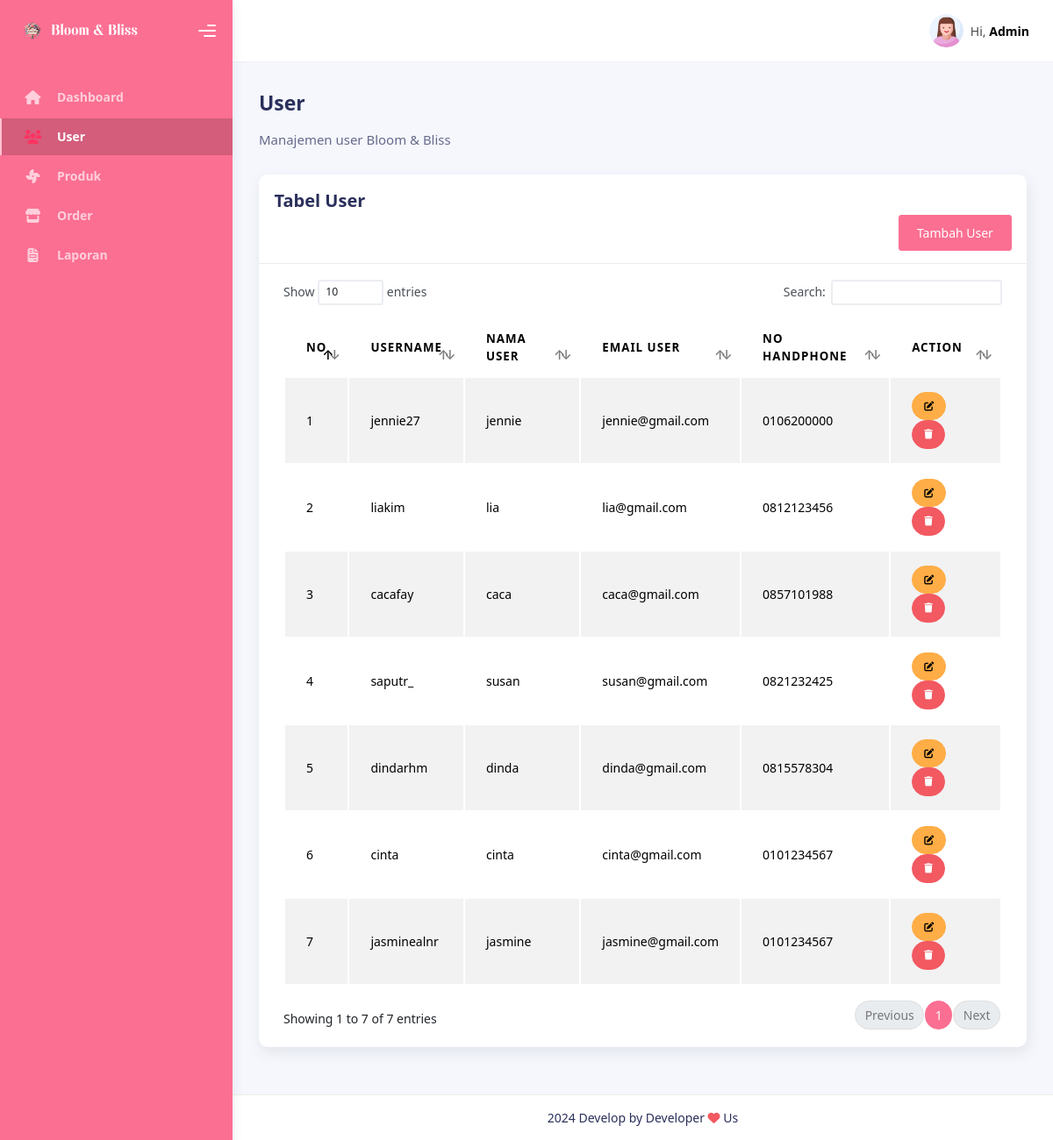
Page /admin/user.php (signed in) on the earlier database version.
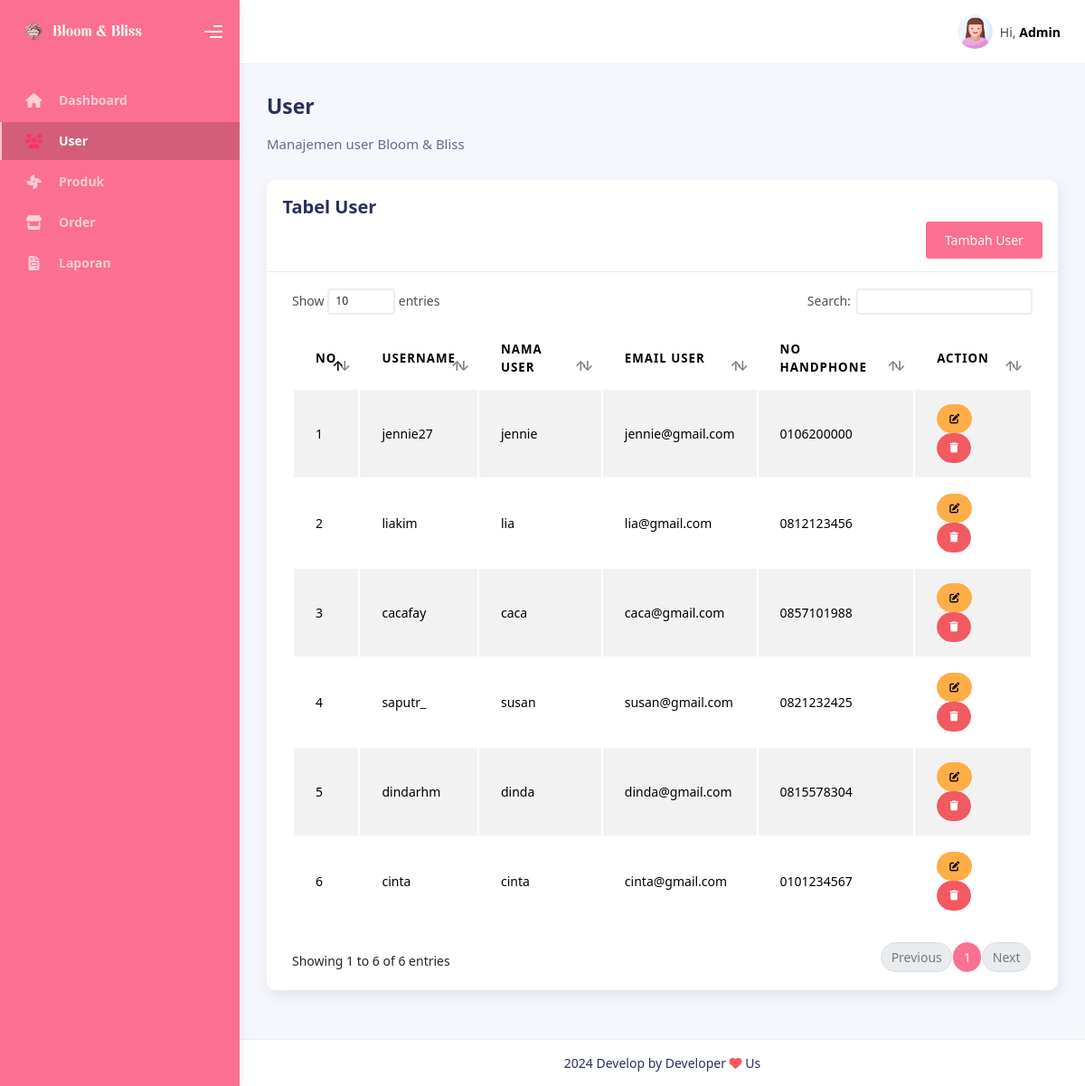
Same page on the later database version.
### tables this page shows
CREATE TABLE `tb_user` (
  `id_user` int(5) NOT NULL,
  `usn_user` varchar(20) NOT NULL,
  `nama_user` varchar(50) NOT NULL,
  `email_user` varchar(50) NOT NULL,
  `notelp_user` varchar(10) NOT NULL,
  `pw_user` varchar(256) NOT NULL
);

### admin/user.php (the view)
<?php include ("layout/header.php");?>
<div class="container">
    <div class="page-inner">
        <div class="d-flex align-items-left align-items-md-center flex-column flex-md-row pt-2 pb-4">
            <div>
                <h3 class="fw-bold mb-3">User</h3>
                <h6 class="op-7 mb-2">Manajemen user Bloom & Bliss</h6>
            </div>
        </div>
        <div class="row">
            <div class="col-md-12">
                <div class="card">
                    <div class="card-header">
                        <h4 class="card-title">Tabel User</h4>
                        <div class="d-flex justify-content-end">
                            <a href="addUserPage.php" class="btn btn-primary">Tambah User</a>
                        </div>
                    </div>
                    <div class="card-body">
                        <div class="table-responsive">
                            <table id="katalog-datatables" class="display table table-striped table-hover">
                                <thead>
                                    <tr>
                                        <th>No</th>
                                        <th>Username</th>
                                        <th>Nama User</th>
                                        <th>Email User</th>
                                        <th>No Handphone</th>
                                        <th>action</th>
                                    </tr>
                                </thead>
                                <tbody>
                                    <?php
                                    include '../koneksi.php';
                                    $stmt = $conn->prepare('SELECT * FROM tb_user');
                                    $stmt->execute();
                                    $result = $stmt->get_result();
                                    $num = 0;
                                    while ($row = $result->fetch_assoc()):
                                        $num++;
                                        ?>
                                        <tr>
                                            <td><?= $num; ?></td>
                                            <td><?= $row['usn_user'] ?></td>
                                            <td><?= $row['nama_user'] ?></td>
                                            <td><?= $row['email_user'] ?></td>
                                            <td><?= $row['notelp_user'] ?></td>
                                            <td>
                                                <a href="editUserPage.php?id=<?= $row['id_user'] ?>"
                                                    class="btn btn-sm btn-warning btn-round"><i class="fas fa-edit"
                                                        aria-hidden="true"></i></a>
                                                <button class="btn btn-sm btn-danger btn-round delete-button"
                                                    data-id="<?php echo $row['id_user']; ?>" data-type="User"><i
                                                        class="fa fa-trash"></i></button>
                                            </td>
                                        </tr>
                                        <?php
                                    endwhile;
                                    ?>
                                </tbody>
                            </table>
                        </div>
                    </div>
                </div>
            </div>
        </div>
    </div>
</div>
<?php include ("layout/footer.php"); ?>

### admin/layout/header.php (shortened to what this page needs)
<!DOCTYPE html>
<html lang="en">
<head>
    <link rel="stylesheet" href="../assets/admin/css/bootstrap.min.css" />
    <link rel="stylesheet" href="../assets/admin/css/plugins.min.css" />
    <link rel="stylesheet" href="../assets/admin/css/kaiadmin.min.css" />
    <link rel="stylesheet" href="https://cdnjs.cloudflare.com/ajax/libs/font-awesome/6.5.2/css/all.min.css"/>
    <link rel="stylesheet" href="../assets/admin/css/demo.css" />
</head>
<body>
    <div class="wrapper">
        <div class="sidebar" data-background-color="dark">
            <div class="sidebar-logo">
                <div class="logo-header" data-background-color="dark">
                    <a href="index.php" class="logo">
                        <img src="../assets/admin/img/kaiadmin/logo_bliss.svg" alt="navbar brand" class="navbar-brand"
                            height="20" />
                    </a>
                    <div class="nav-toggle">
                        <button class="btn btn-toggle toggle-sidebar">
                            <i class="gg-menu-right"></i>
                        </button>
                    </div>
                </div>
            </div>
            <div class="sidebar-wrapper scrollbar scrollbar-inner">
                <div class="sidebar-content">
                    <ul class="nav nav-secondary">
                        <?php
                            $link = $_SERVER['PHP_SELF'];
                            $link_array = explode('/',$link);
                            $page = end($link_array);
                        ?>
                        <li class="nav-item <?= $page == 'index.php' ? 'active' : '' ?>">
                            <a href="index.php" class="collapsed" >
                                <i class="fas fa-home"></i>
                                <p>Dashboard</p>
                            </a>
                        </li>
                        <li class="nav-item <?= $page == 'user.php' ? 'active' : '' ?>">
                            <a href="user.php">
                                <i class="fa-solid fa-users"></i>
                                <p>User</p>
                            </a>
                        </li>
                        <li class="nav-item <?= $page == 'product.php' ? 'active' : '' ?>">
                            <a  href="product.php">
                                <i class="fa-solid fa-fan"></i>
                                <p>Produk</p>
                            </a>
                        </li>
                        <li class="nav-item <?= $page == 'order.php' ? 'active' : '' ?>">
                            <a  href="order.php">
                                <i class="fa-solid fa-store"></i>
                                <p>Order</p>
                            </a>
                        </li>
                        <li class="nav-item <?= $page == 'report.php' ? 'active' : '' ?>">
                            <a  href="report.php">
                                <i class="fa-solid fa-file-invoice"></i>
                                <p>Laporan</p>
                            </a>
                        </li>
                    </ul>
                </div>
            </div>
        </div>
        <div class="main-panel">
            <div class="main-header">
                <nav class="navbar navbar-header navbar-header-transparent navbar-expand-lg border-bottom">
                    <div class="container-fluid">
                        <ul class="navbar-nav topbar-nav ms-md-auto align-items-center">
                            <li class="nav-item topbar-icon dropdown hidden-caret d-flex d-lg-none">
                            <li class="nav-item topbar-user dropdown hidden-caret">
                                <a class="dropdown-toggle profile-pic" data-bs-toggle="dropdown" href="#"
                                    aria-expanded="false">
                                    <div class="avatar-sm">
                                        <img src="../assets/admin/img/profile.png" alt="..."
                                            class="avatar-img rounded-circle" />
                                    </div>
                                    <span class="profile-username">
                                        <span class="op-7">Hi,</span>
                                        <span class="fw-bold">Admin</span>
                                    </span>
                                </a>
                            </li>
                        </ul>
                    </div>
                </nav>
            </div>

### admin/layout/footer.php (shortened to what this page needs)
<footer class="footer">
    <div class="container-fluid d-flex justify-content-center">
        <div class="copyright">
            2024 Develop by Developer <i class="fa fa-heart heart text-danger"></i> Us
        </div>
    </div>
</footer>
</div>
</div>
</body>
</html>

Differences in the rows shown:
removed tb_user: usn_user "jasminealnr", nama_user "jasmine", email_user "jasmine@gmail.com", notelp_user "0101234567"
Other differences:
text written by a page script: "Show entries Search: Showing 1 to 7 of 7 entries Previous 1 Next" → "Show entries Search: Showing 1 to 6 of 6 entries Previous 1 Next"
